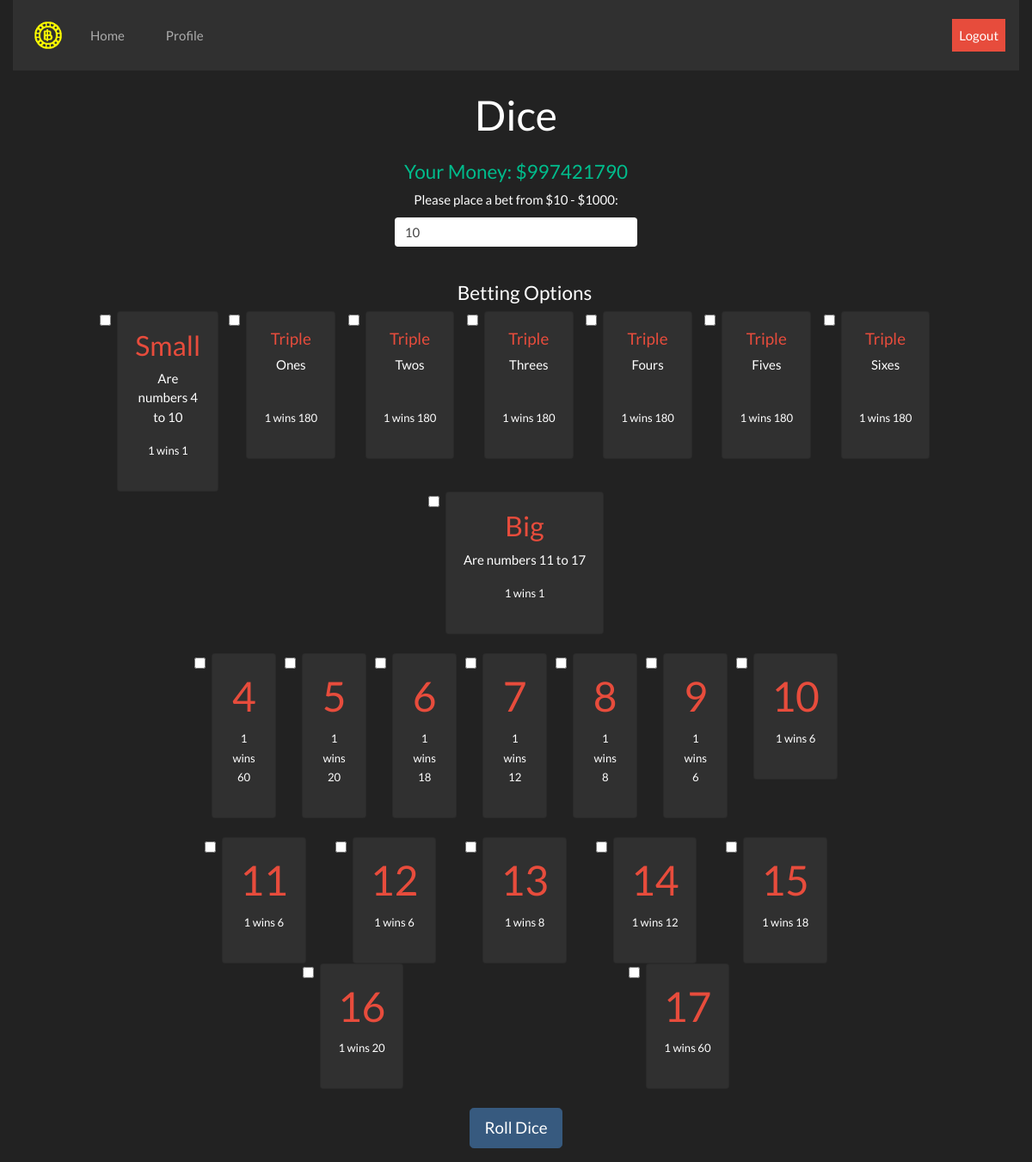
/dice (signed in), run on an earlier commit of the app's database.
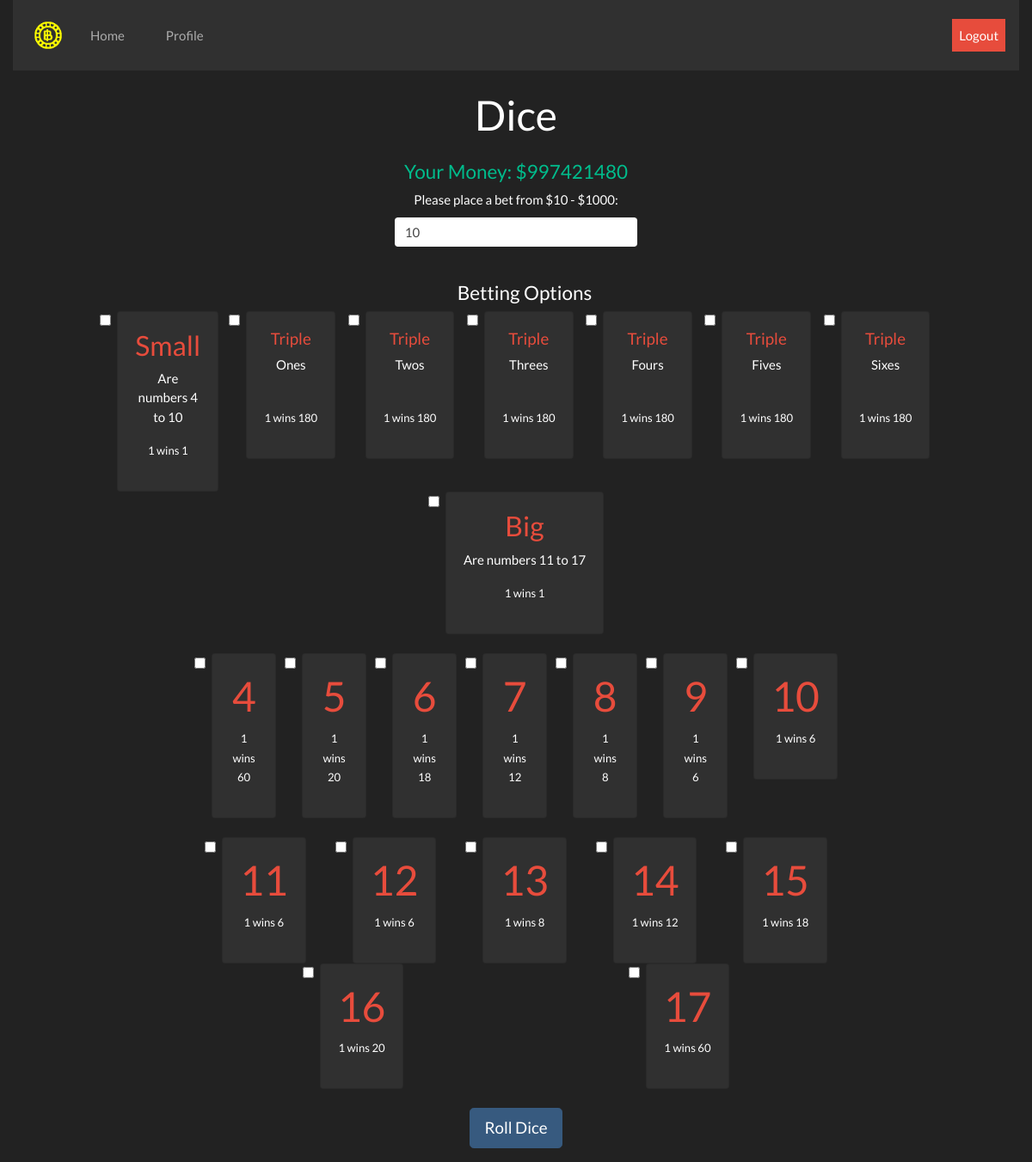
And on a later commit of the database.
### tables this page shows
CREATE TABLE user_tbl (username TEXT, password TEXT, pfp TEXT, money INT, time INT, boosts TEXT);

### app.py (the view, shortened to what this page needs)
@app.route("/dice", methods=["GET", "POST"])
@login_required
def dice():
    user = session['username']
    if request.method == 'GET':
        money = db_manager.getMoney(user)
        return render_template("dice.html", betting=True, money=money)

### app.py (called while the page is built)
def login_required(f):
    @wraps(f)
    def dec(*args, **kwargs):
        if 'username' in session:
            for arg in args:
                print(arg)
            return f(*args, **kwargs)
        flash('You must be logged in to view this page!', 'alert-danger')
        return redirect('/')
    return dec

### utl/db_builder.py (called while the page is built)
def execmany(cmd, inputs):
    db = sqlite3.connect(DB_FILE)
    c = db.cursor()
    output = c.execute(cmd, inputs)
    db.commit()
    return output

### utl/db_manager.py (called while the page is built)
def getMoney(username):
    q = "SELECT money from user_tbl WHERE username=?"
    inputs = (username, )
    data = execmany(q, inputs).fetchone()[0]
    return data

### templates/dice.html (shortened to what the changed rows need)
{% extends "_base.html" %}
{% block body %}
<h1>Dice</h1>
<div class="w-100 p-3">
	<h4 class="text-success">Your Money: ${{ money }}</h4>
	{% if betting %}
  <form action="/dice" method="POST">
    <div class="form-group">
    </div><br>
		<div class="form-check" style="width:85%;" id="options">
			<br>
			<div class="row" style="width:80%">
				<div class="col">
					<label class="form-check-label">
						<div class="card">
						  <div class="card-body">
								<h1 class="text-danger">4</h1>
						  </div>
						</div>
				  </label>
				</div>
				<div class="col">
					<label class="form-check-label">
						<div class="card">
						  <div class="card-body">
								<h1 class="text-danger">5</h1>
						  </div>
						</div>
				  </label>
				</div>
				<div class="col">
					<label class="form-check-label">
						<div class="card">
						  <div class="card-body">
								<h1 class="text-danger">6</h1>
						  </div>
						</div>
				  </label>
				</div>
				<div class="col">
					<label class="form-check-label">
						<div class="card">
						  <div class="card-body">
								<h1 class="text-danger">7</h1>
						  </div>
						</div>
				  </label>
				</div>
				<div class="col">
					<label class="form-check-label">
						<div class="card">
						  <div class="card-body">
								<h1 class="text-danger">8</h1>
						  </div>
						</div>
				  </label>
				</div>
				<div class="col">
					<label class="form-check-label">
						<div class="card">
						  <div class="card-body">
								<h1 class="text-danger">9</h1>
						  </div>
						</div>
				  </label>
				</div>
				<div class="col">
					<label class="form-check-label">
						<div class="card">
						  <div class="card-body">
								<h1 class="text-danger">10</h1>
						  </div>
						</div>
				  </label>
				</div>
			</div>
			<br>
			<div class="row" style="width:80%">
				<div class="col">
					<label class="form-check-label">
						<div class="card">
							<div class="card-body">
								<h1 class="text-danger">11</h1>
							</div>
						</div>
					</label>
				</div>
				<div class="col">
					<label class="form-check-label">
						<div class="card">
							<div class="card-body">
								<h1 class="text-danger">12</h1>
							</div>
						</div>
					</label>
				</div>
				<div class="col">
					<label class="form-check-label">
						<div class="card">
							<div class="card-body">
								<h1 class="text-danger">13</h1>
							</div>
						</div>
					</label>
				</div>
				<div class="col">
					<label class="form-check-label">
						<div class="card">
							<div class="card-body">
								<h1 class="text-danger">14</h1>
							</div>
						</div>
					</label>
				</div>
				<div class="col">
					<label class="form-check-label">
						<div class="card">
							<div class="card-body">
								<h1 class="text-danger">15</h1>
							</div>
						</div>
					</label>
				</div>
				<div class="col">
					<label class="form-check-label">
						<div class="card">
							<div class="card-body">
								<h1 class="text-danger">16</h1>
							</div>
						</div>
					</label>
				</div>
				<div class="col">
					<label class="form-check-label">
						<div class="card">
							<div class="card-body">
								<h1 class="text-danger">17</h1>
							</div>
						</div>
					</label>
				</div>
			</div>
		</div>
		<br>
		<button type="submit" class="btn btn-primary btn-lg">Roll Dice</button>
		</form>
		{% endif %}
</div>
{% endblock %}

What changed in the data, as far as the page shows it:
changed user_tbl: money "997421790" → "997421480"
